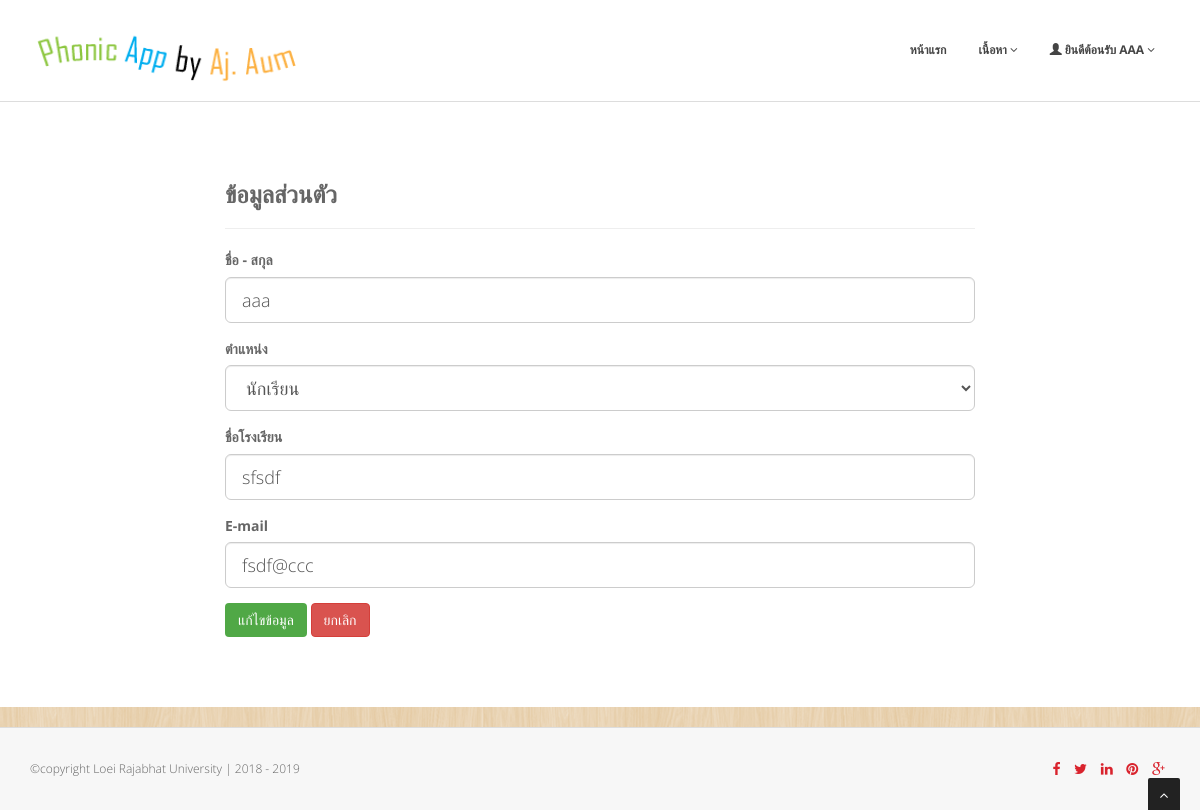
/class_selfedit.php (signed in), run on the app's committed database.
### tables this page shows
CREATE TABLE `user_account` (
  `user_id` int(10) NOT NULL COMMENT 'รหัสผู้ใช้',
  `user_name` varchar(30) NOT NULL,
  `user_pwd` varchar(20) NOT NULL,
  `user_fullname` varchar(50) NOT NULL,
  `user_position` varchar(50) NOT NULL,
  `user_school` varchar(50) NOT NULL,
  `user_email` varchar(50) NOT NULL,
  `create_date` timestamp NOT NULL DEFAULT current_timestamp() ON UPDATE current_timestamp()
);

### class_selfedit.php (the view, shortened to what this page needs)
<!DOCTYPE html>
<html lang="en">
<head>
<link href="css/bootstrap.min.css" rel="stylesheet" />
<link href="plugins/flexslider/flexslider.css" rel="stylesheet" media="screen" />
<link href="css/cubeportfolio.min.css" rel="stylesheet" />
<link href="css/style.css" rel="stylesheet" />
<link id="t-colors" href="skins/default.css" rel="stylesheet" />
	<link id="bodybg" href="bodybg/bg1.css" rel="stylesheet" type="text/css" />
</head>
<body>
<div id="wrapper">
	<?php include 'template/NavAdmin.php'; ?>
    <section id="content">
  	<div class="container">
			<?php
			$user_name = $_SESSION["user_name"];
			include 'db_connection.php';
			$sql = "SELECT * FROM user_account where user_name = '$user_name'";
			$result = $conn->query($sql);
			if ($result->num_rows > 0) {
				while($row = $result->fetch_assoc()) {
					$user_fullname = $row["user_fullname"];
					$user_school = $row["user_school"];
					$user_email = $row["user_email"];
				}
			}
			?>
					<div class="row">
						<div class="col-lg-2">
						</div>
						<div class="col-lg-8">
							<h3>ข้อมูลส่วนตัว</h3>
					  <hr>
						          <form class="register-form" action="class_selfedit2.php" method="post">
									<div class="form-group">
									  <label for="exampleInputPassword1">ชื่อ - สกุล </label>
									 <input type="text"  name="user_fullname" class="form-control input-lg" placeholder="ชื่อ - สกุล" value="<?php echo $user_fullname; ?>" required>
								   </div>
									<div class="form-group">
									  <label for="exampleInputPassword1">ตำแหน่ง </label>
									  <select id="user_position" name="user_position" class="form-control input-lg"  required>
										  <option value="นักเรียน">นักเรียน</option>
										</select>
								   </div>
									<div class="form-group">
									  <label for="exampleInputPassword1">ชื่อโรงเรียน </label>
									 <input type="text"  name="user_school" class="form-control input-lg" placeholder="ชื่อโรงเรียน" value="<?php echo $user_school; ?>" required>
								   </div>
									<div class="form-group">
									  <label for="exampleInputPassword1">E-mail </label>
									 <input type="email"  name="user_email" class="form-control input-lg" placeholder="E-mail address" value="<?php echo $user_email; ?>" required>
								   </div>
									<button type="submit" class="btn btn-primary">แก้ไขข้อมูล</button>
									<a href="class_index.php" class="btn btn-danger ">ยกเลิก</a>
								</form>
						</div>
						<div class="col-lg-2">
						</div>
					</div>
  	</div>
</section>
		<?php include 'template/footer.php'; ?>
</body>
</html>

### css/style.css (style rules this page uses)
body { font-family:'Open Sans', Arial, sans-serif; font-size:14px; font-weight:300; line-height:1.6em; color:#656565; }
h1,h2, h3, h4, h5, h6 { font-family:'Roboto', sans-serif; font-weight:700; line-height:1.1em; color:#666; margin-bottom: 20px; }
#wrapper { width:100%; margin:0; padding:0; }
.row,.row-fluid { margin-bottom:30px; }
#content { position:relative; background:#fff; padding:60px 0 40px 0; }

### skins/default.css (style rules this page uses)
a, a:hover,a:focus,a:active, strike, .post-meta span a:hover, ul.meta-post li a:hover, ul.cat li a:hover, ul.recent li h6 a:hover, ul.portfolio-categ li.active a, ul.portfolio-categ li.active a:hover, ul.portfolio-categ li a:hover,ul.related-post li h4 a:hover, span.highlight,article .post-heading h3 a:hover, .navbar .nav > .active > a,.navbar .nav > .active > a:hover,.navbar .nav > li > a:hover,.navbar .nav > li > a:focus,.navbar .nav > .active > a:focus, .validation { color:#d9232d; }

### bodybg/bg1.css (style rules this page uses)
body { background: url(../img/bodybg/bg1.png) repeat left top; }

### css/theme.css (style rules this page uses)
a { color: #50a846; }
.btn-primary { color: #ffffff; background-color: #50a846; border-color: transparent; }

### data on the page
user_account: user_fullname "aaa", user_school "sfsdf", user_email "fsdf@ccc"

### other printed values
$_SESSION["user_fullname"] "AAA"
